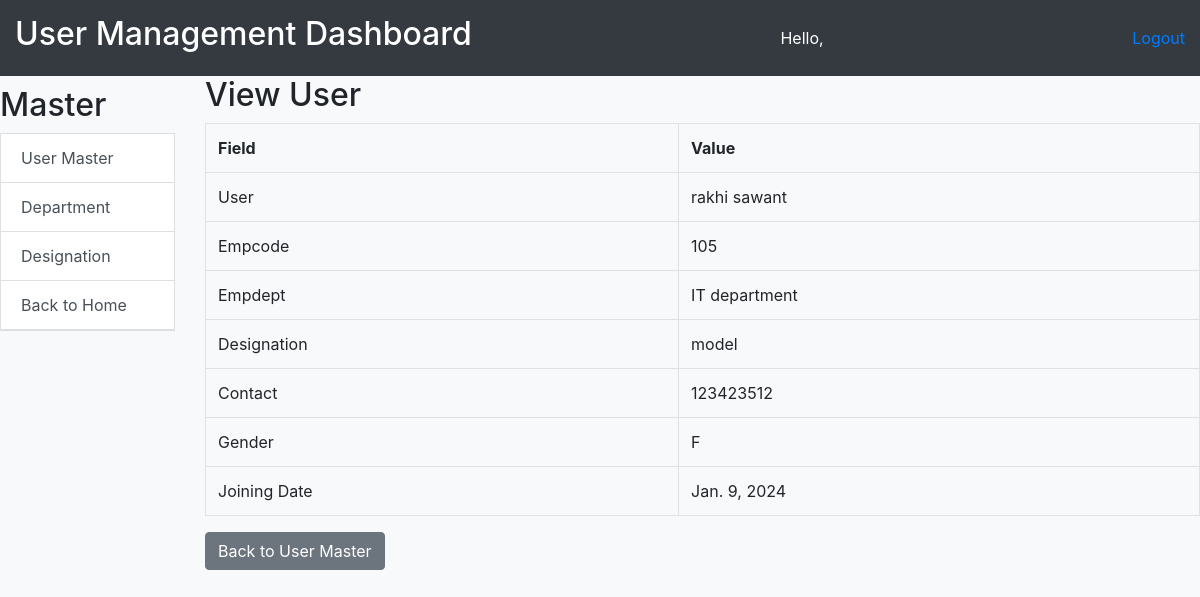
Before: /emp_home/view_user/7/ (signed in) with the older database file.
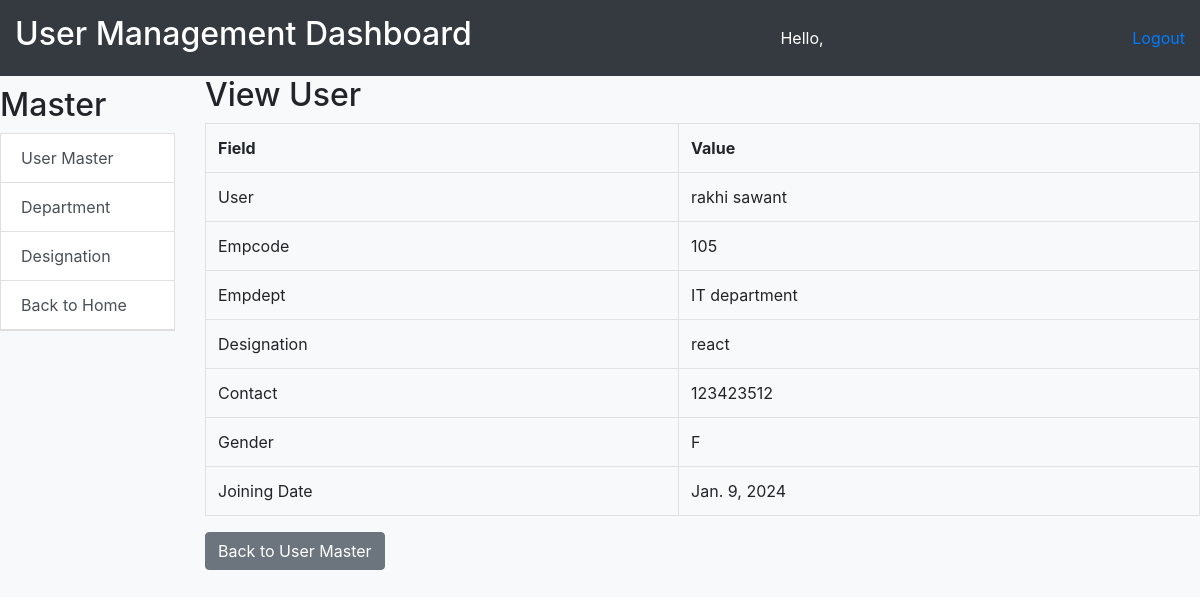
After: the same page with the newer database file.
### employee/models.py (models this page shows, shortened)
class EmployeeDetail(models.Model):
    GENDER_CHOICES = [
        ('M', 'Male'),
        ('F', 'Female'),
        ('O', 'Other'),
    ]
    user = models.OneToOneField(User, on_delete=models.CASCADE)
    empcode = models.CharField(max_length=50)
    empdept = models.ForeignKey(Department, on_delete=models.CASCADE)
    designation = models.ForeignKey(Designation, on_delete=models.CASCADE, null=True)
    contact = models.CharField(max_length=15, null=True)
    gender = models.CharField(max_length=1, choices=GENDER_CHOICES)
    joiningdate = models.DateField(null=True)
    @property
    def full_name(self):
        return f"{self.user.first_name} {self.user.last_name}"

class Designation(models.Model):
    STATUS_CHOICES = [
        (1, 'Active'),
        (0, 'Inactive'),
    ]
    name = models.TextField()
    description = models.TextField()
    status = models.IntegerField(choices=STATUS_CHOICES, default=1)
    date_added = models.DateTimeField(default=timezone.now)
    date_updated = models.DateTimeField(auto_now=True)
    def __str__(self):
        return self.name

class Department(models.Model):
    STATUS_CHOICES = [
        (1, 'Active'),
        (0, 'Inactive'),
    ]
    name = models.TextField()
    description = models.TextField()
    status = models.IntegerField(choices=STATUS_CHOICES, default=1)
    date_added = models.DateTimeField(default=timezone.now)
    date_updated = models.DateTimeField(auto_now=True)
    def __str__(self):
        return self.name

### employee/views.py (the view)
# urls.py: path('view_user/<int:user_id>/', view_user, name='view_user'),
@login_required
def view_user(request, user_id):
    user = get_object_or_404(EmployeeDetail, id=user_id)
    return render(request, 'view_user.html', {'user': user})

### employee/templates/view_user.html
{% extends 'user_master.html' %}
{% block content %}
  <h2>View User</h2>
  <table class="table table-bordered">
    <tr>
      <th>Field</th>
      <th>Value</th>
    </tr>
    <tr>
      <td>User</td>
      <td>{{ user.full_name }}</td>
    </tr>
    <tr>
      <td>Empcode</td>
      <td>{{ user.empcode }}</td>
    </tr>
    <tr>
      <td>Empdept</td>
      <td>{{ user.empdept }}</td>
    </tr>
    <tr>
      <td>Designation</td>
      <td>{{ user.designation }}</td>
    </tr>
    <tr>
      <td>Contact</td>
      <td>{{ user.contact }}</td>
    </tr>
    <tr>
      <td>Gender</td>
      <td>{{ user.gender }}</td>
    </tr>
    <tr>
      <td>Joining Date</td>
      <td>{{ user.joiningdate }}</td>
    </tr>
  </table>
  <a href="{% url 'user_master' %}" class="btn btn-secondary">Back to User Master</a>
{% endblock %}

Changed rows visible on the page:
changed EmployeeDetail "rakhi sawant": designation "model" → "react"
